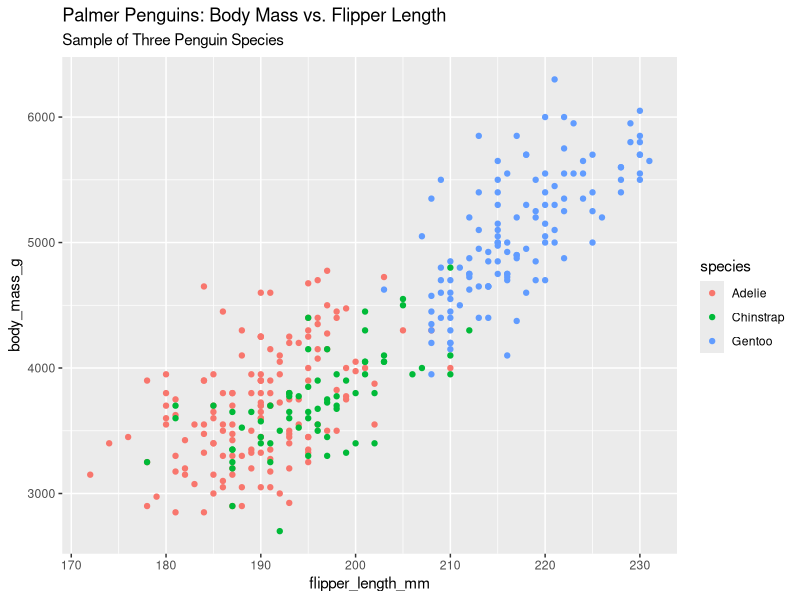
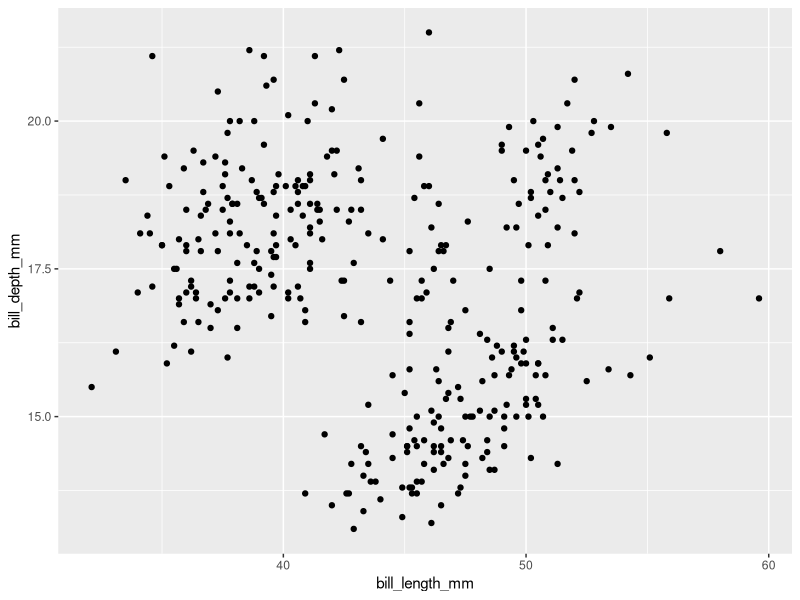
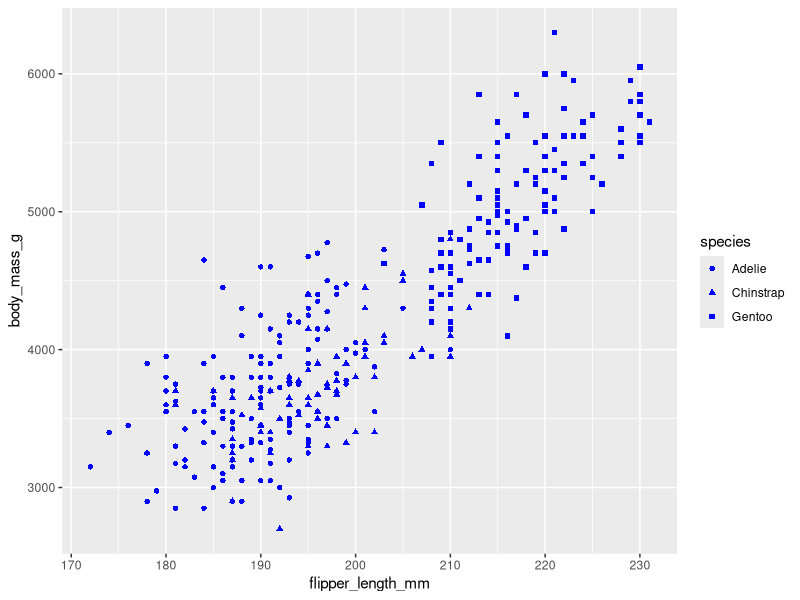
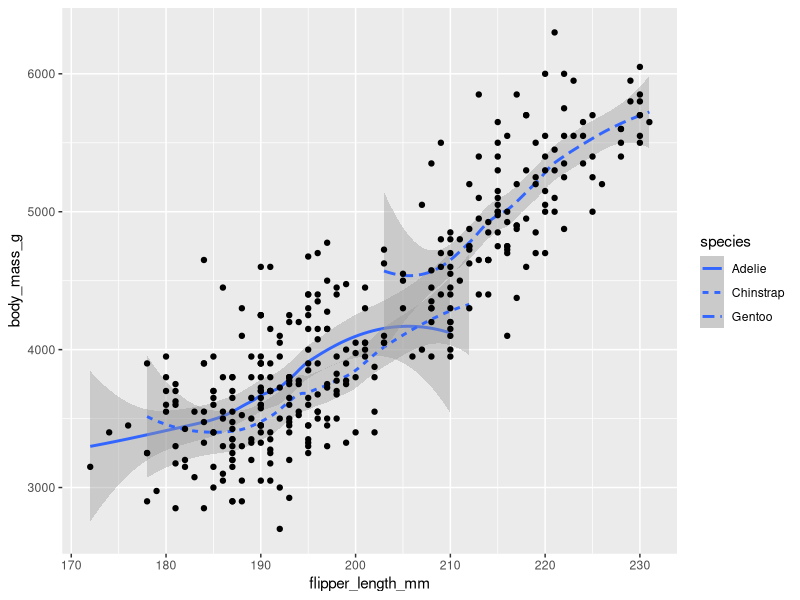
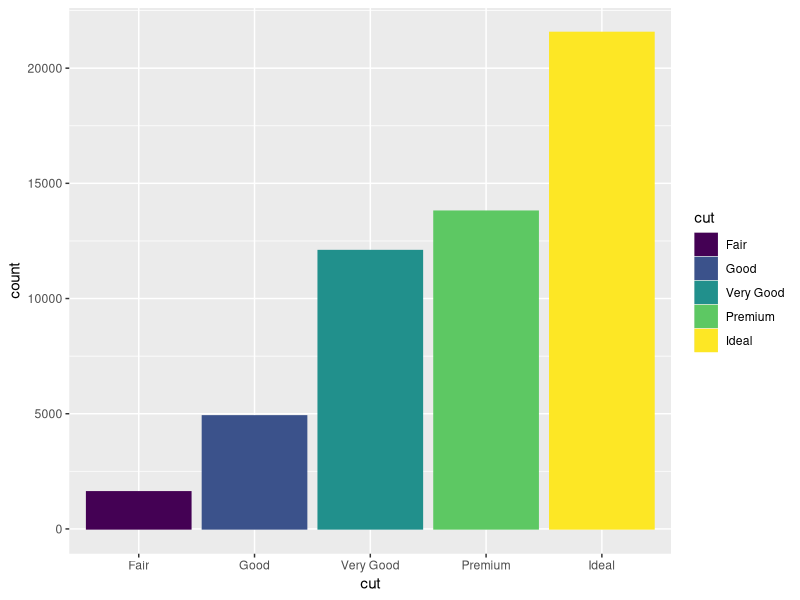
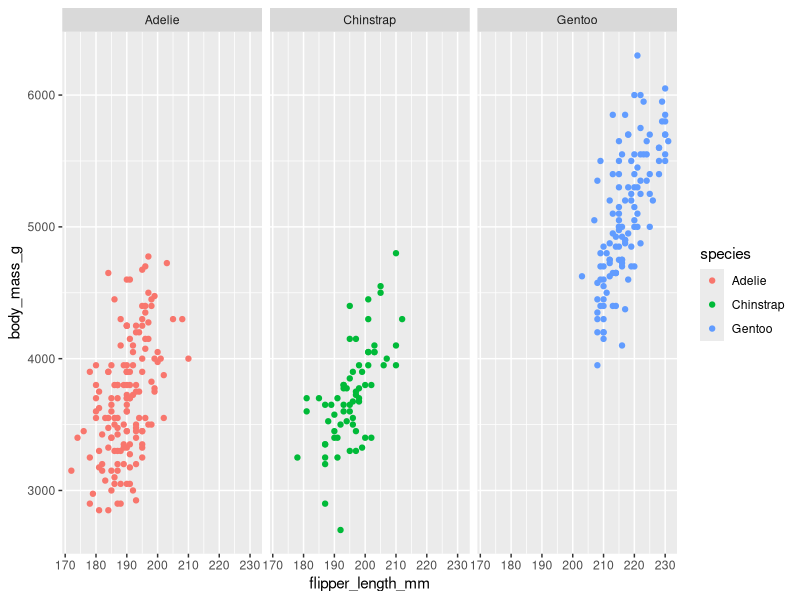
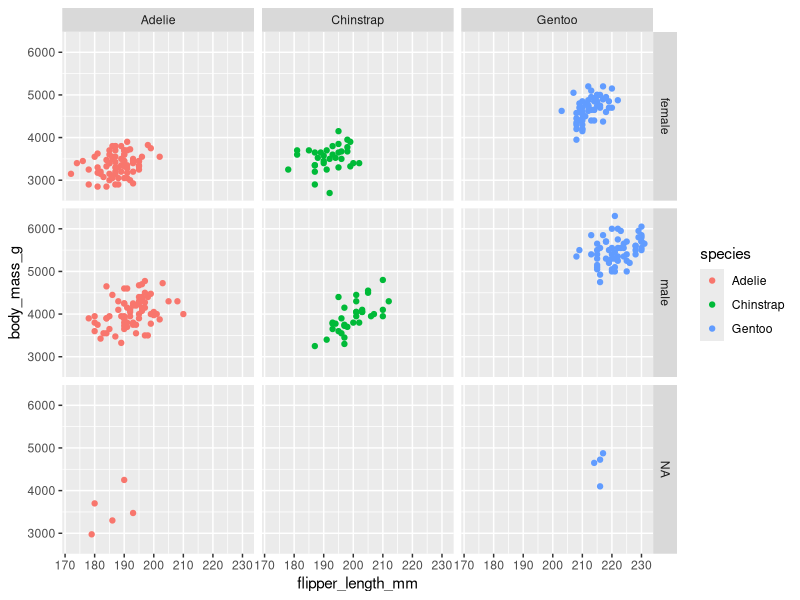

The R source for these figures, in order:
#CARGAMOS LOS PAQUETES PREVIAMENTE INSTALADOS
library(ggplot2)
library(palmerpenguins)

#EXAMINAMOS EL DATAFRAME
data(penguins)
View(penguins)

#supongamos que queremos modelar la relación entre masa corporal y longitud de aletas en las tres especies de pingüino
#ambas variables son cuantitativas, una forma correcta es hacerlo a través de un scatterplot

ggplot(data = penguins)+
  geom_point(mapping=aes(x=flipper_length_mm, y=body_mass_g, color=species))+
  labs(title="Palmer Penguins: Body Mass vs. Flipper Length", subtitle="Sample of Three Penguin Species") #con la funicón labs() podemos agregar título, subtítulo y leyendas

#DESCRIPCIÓN DEL CÓDIGO ANTERIOR
#ggplot(data=penguins) para especificar el df a utilizar
# + usamos este símbolo para sumar una capa nueva al diagrama
#geom_point() elegimos una figura geom, en este caso puntos para hacer el diagrama de dispersión
#(mapping=aes(x=flipper_length_mm, y=body_mass_g)) el argumento de mapeo siempre va acompañado de la función aes() para especificar qué variables aplicar al eje X e Y

#En este caso, el diagrama muestra una relación positiva entre las dos variables. Es decir, cuanto más grande es el pingüino, más larga es la aleta.

#OTRO EJEMPLO
ggplot(data=penguins)+geom_point(mapping = aes(x=bill_length_mm, y=bill_depth_mm))

#AGREGAMOS NUEVAS DIMENSIONES ESTÉTICAS AL GRÁFICO
#puede ser como un parámetro dentro de la función aes() y asignamos una variables para cada dimensión estética
#o puede ser como un parámetro dentro de la función geom_pint() y no asignamos ninguna variables sino que la dimensión estética pasa a ser algo general del gráfico
ggplot(data = penguins)+geom_point(mapping=aes(x=flipper_length_mm, y=body_mass_g,color=species,shape=species),color="blue")

#HACEMOS DOS GRÁFICOS EN UNO
ggplot(data = penguins)+
  geom_smooth(mapping=aes(x=flipper_length_mm, y=body_mass_g, linetype = species))+
  geom_point(mapping=aes(x=flipper_length_mm, y=body_mass_g))

#UTILIZAMOS OTRO DF LLAMADO DIAMONDS PARA HACER UN BAR CHART
data("diamonds")
View(diamonds)

ggplot(data=diamonds)+
  geom_bar(mapping = aes(x=cut, color=cut, fill=cut)) #R automáticamente cuenta cuántas veces aparece cada valor X en los datos y lo muestra en el eje Y

#FUNCIONES DE FACETA
ggplot(data = penguins)+
  geom_point(mapping=aes(x=flipper_length_mm, y=body_mass_g, color=species))+
  facet_wrap(~species) #esto permite crear un diagrama separado para cada especie, acá facetamos por una sola variable

ggplot(data = penguins)+
  geom_point(mapping=aes(x=flipper_length_mm, y=body_mass_g, color=species))+
  facet_grid(sex~species) #esto permite crear un diagrama separado para cada especie, acá facetamos por dos variables
